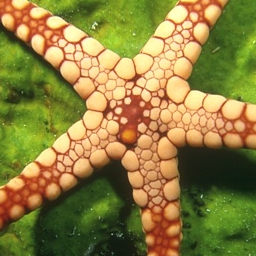
%> input picture test_images/starfish.tif, 256 x 256 px
$ octave main.m   (GNU Octave 9; MATLAB toolbox functions it lacks are replaced by stand-ins)
%> lines starting %> are read from the running program, lines starting %| are printed output that depends on the picture
### helper_functions/PrepareImage.m
% Copyright 2017 Google Inc.
%
% Licensed under the Apache License, Version 2.0 (the "License");
% you may not use this file except in compliance with the License.
% You may obtain a copy of the License at
%
%     https://www.apache.org/licenses/LICENSE-2.0
%
% Unless required by applicable law or agreed to in writing, software
% distributed under the License is distributed on an "AS IS" BASIS,
% WITHOUT WARRANTIES OR CONDITIONS OF ANY KIND, either express or implied.
% See the License for the specific language governing permissions and
% limitations under the License.

% returns the luminance channel of the input_image

function luma_image = PrepareImage(input_image)

if  size(input_image,3) == 3
    ycbcr_im = rgb2ycbcr(uint8(input_image));
    luma_image = double(ycbcr_im(:,:,1));
else
    luma_image = input_image;
end

luma_image = double(luma_image);

### helper_functions/ComputePSNR.m
% Copyright 2017 Google Inc.
%
% Licensed under the Apache License, Version 2.0 (the "License");
% you may not use this file except in compliance with the License.
% You may obtain a copy of the License at
%
%     https://www.apache.org/licenses/LICENSE-2.0
%
% Unless required by applicable law or agreed to in writing, software
% distributed under the License is distributed on an "AS IS" BASIS,
% WITHOUT WARRANTIES OR CONDITIONS OF ANY KIND, either express or implied.
% See the License for the specific language governing permissions and
% limitations under the License.

% Computes the PSNR of two single-channel images

function out_psnr = ComputePSNR(orig_im,est_im)

err = sqrt(mean((orig_im(:)-est_im(:)).^2));
out_psnr = 20*log10(255/err);

return;

### minimizers/RunVEFP.m
% Copyright 2017 Google Inc.
%
% Licensed under the Apache License, Version 2.0 (the "License");
% you may not use this file except in compliance with the License.
% You may obtain a copy of the License at
%
%     https://www.apache.org/licenses/LICENSE-2.0
%
% Unless required by applicable law or agreed to in writing, software
% distributed under the License is distributed on an "AS IS" BASIS,
% WITHOUT WARRANTIES OR CONDITIONS OF ANY KIND, either express or implied.
% See the License for the specific language governing permissions and
% limitations under the License.

% Objective:
%   Minimize E(x) = 1/(2sigma^2)||Hx-y||_2^2 + 0.5*lambda*x'*(x-denoise(x))
%   via the fixed-point method.
%   Please refer to Section 4.2 in the paper for more details:
%   "Deploying the Denoising Engine for Solving Inverse Problems --
%   Fixed-Point Strategy".
%
% Inputs:
%   y - the input image
%   ForwardFunc - the degradation operator H
%   BackwardFunc - the transpose of the degradation operator H
%   InitEstFunc - special initialization (e.g. the output of other method)
%   input_sigma - noise level
%   params.lambda - regularization parameter
%   params.outer_iters - number of total iterations
%   params.inner_iters - number of inner FP iterations
%   params.use_fft - solve the linear system Az = b using FFT rather than
%                    running gradient descent for params.inner_iters. This
%                    feature is suppoterd only for deblurring
%   params.psf     - the Point Spread Function (used only when
%                    use_fft == true).
%   params.effective_sigma - the input noise level to the denoiser
%   param_VE: see the definition in the main file.
%   orig_im - the original image, used for PSNR evaluation ONLY
%
% Outputs:
%   im_out - the reconstructed image
%   psnr_out - PSNR measured between x_est and orig_im


function [im_out, psnr_out_set,fun_val_set,CPU_time_set,resid_norm_set] = RunVEFP(y, ForwardFunc, BackwardFunc,...
    InitEstFunc, input_sigma, params, orig_im,param_VE)


% print infp every PRINT_MOD steps
QUIET = 0;
PRINT_MOD = floor(params.outer_iters/10);
% PRINT_MOD = floor(params.outer_iters/5);
resid_norm_set = [];

if ~QUIET
    fprintf('%7s\t%10s\t%12s\n', 'iter', 'PSNR', 'objective');
end

% parameters
lambda = params.lambda;
outer_iters = params.outer_iters;
inner_iters = params.inner_iters;
effective_sigma = params.effective_sigma;

% initialization
x_est = InitEstFunc(y);

%%%%%%%%%%%%%%%%%%%%%%%%%%%%%%%%%%%%%%%%%%%%%%%%%%%%%%%%%%%
if param_VE.isVE
    QQ_VE = zeros(length(x_est(:)),param_VE.KK+1);
    x_VE_0 = zeros(length(x_est(:)),1);
    VE_count = 1;
    if isfield(param_VE,'rho')
        rho = param_VE.rho;
    else
        rho = 1.1;
    end
end

fun_val_set = [];
psnr_out_set = [];
CPU_time_set = [];
%%%%%%%%%%%%%%%%%%%%%%%%%%%%%%%%%%%%%%%%%%%%%%%%%%%%%%%%%%

Ht_y = BackwardFunc(y)/(input_sigma^2);

% compute the fft of the psf (useful for deblurring)
if isfield(params,'use_fft') && params.use_fft == true
    [h, w, ~] = size(y);
    fft_psf = zeros(h, w);
    t = floor(size(params.psf, 1)/2);
    fft_psf(h/2+1-t:h/2+1+t, w/2+1-t:w/2+1+t) = params.psf;
    fft_psf = fft2( fftshift(fft_psf) );

    fft_y = fft2(y);
    fft_Ht_y = conj(fft_psf).*fft_y / (input_sigma^2);
    fft_HtH = abs(fft_psf).^2 / (input_sigma^2);
end
if param_VE.isVE && param_VE.Iter_pre == 0
    x_VE_0 = x_est(:);
end
Count_pre = 0;

Start_Time = tic;
% apply the denoising engine
f_x_est = Denoiser(x_est, effective_sigma);
% outer iterations
for k = 1:1:outer_iters
    % solve Az = b by a variant of the SD method, where
    % A = 1/(sigma^2)*H'*H + lambda*I, and
    % b = 1/(sigma^2)*H'*y + lambda*denoiser(x_est)
    if isfield(params,'use_fft') && params.use_fft == true
        b = fft_Ht_y + lambda*fft2(f_x_est);
        A = fft_HtH + lambda;
        x_est = real(ifft2( b./A ));
        x_est = max( min(x_est, 255), 0);
    else
        for j = 1:1:inner_iters % gradient method
            b = Ht_y + lambda*f_x_est;
            ht_h_x_est = BackwardFunc(ForwardFunc(x_est))/(input_sigma^2);
            res = b - ht_h_x_est - lambda*x_est;
            A_res = BackwardFunc(ForwardFunc(res))/(input_sigma^2) + lambda*res;
            mu_opt = mean(res(:).*A_res(:))/mean(A_res(:).*A_res(:));
            x_est = x_est + mu_opt*res;
            x_est = max( min(x_est, 255), 0);
        end
    end

    %%%%%%%%%%%%%%%  VE part %%%%%%%%%%%%%%%%%
    Count_pre = Count_pre+1;
    if param_VE.isVE && Count_pre>param_VE.Iter_pre
        if VE_count<= param_VE.KK+1
            QQ_VE(:,VE_count) = x_est(:);
            VE_count = VE_count+1;
        end
        if VE_count>param_VE.KK+1
            x_VE_0 = extrapolate(x_VE_0,param_VE.KK,QQ_VE,param_VE.method);
            VE_count = 1;
            x_est_VE = reshape(x_VE_0,size(x_est));
            x_est_VE = max( min(x_est_VE, 255), 0);

            if isempty(param_VE.isRoubst) || ~param_VE.isRoubst
                x_est = x_est_VE;
                if k < outer_iters
                    f_x_est = Denoiser(x_est, effective_sigma);
                end
            elseif param_VE.isRoubst
                f_x_est = Denoiser(x_est, effective_sigma);
                f_x_est_VE = Denoiser(x_est_VE, effective_sigma);
                fun_val_1 = ...
                    Cost_Func(y, x_est, ForwardFunc, input_sigma,lambda, f_x_est);
                fun_val_2 = ...
                    Cost_Func(y, x_est_VE, ForwardFunc, input_sigma,lambda, f_x_est_VE);
                if rho*fun_val_1>fun_val_2
                    x_est = x_est_VE;
                    f_x_est = f_x_est_VE;
                end
            end
            if param_VE.Iter_pre == 0
                x_VE_0 = x_est(:);
            end
            Count_pre = 0;
        else
            if k < outer_iters
                f_x_est = Denoiser(x_est, effective_sigma);
            end
        end
    elseif  param_VE.isVE && Count_pre == param_VE.Iter_pre
        x_VE_0 = x_est(:);
        if k < outer_iters
            f_x_est = Denoiser(x_est, effective_sigma);
        end
    else
        if k < outer_iters
            f_x_est = Denoiser(x_est, effective_sigma);
        end
    end
    %%%%%%%%%%%%%%%  VE part %%%%%%%%%%%%%%%%%
    CPU_time_set = [CPU_time_set;toc(Start_Time)];
    if k == outer_iters
        f_x_est = Denoiser(x_est, effective_sigma);
    end
    fun_val = ...
        Cost_Func(y, x_est, ForwardFunc, input_sigma,lambda,f_x_est);
    fun_val_set = [fun_val_set;fun_val];
    im_out = x_est(1:size(orig_im,1), 1:size(orig_im,2));
    psnr_out = ComputePSNR(orig_im, im_out);
    psnr_out_set = [psnr_out_set;psnr_out];

    if ~QUIET && (mod(k,PRINT_MOD) == 0 || k == outer_iters)
        % evaluate the cost function
        fun_val = Cost_Func(y, x_est, ForwardFunc, input_sigma,...
            lambda, f_x_est);
        im_out = x_est(1:size(orig_im,1), 1:size(orig_im,2));
        psnr_out = ComputePSNR(orig_im, im_out);
        fprintf('%7i %12.5f %12.5f \n', k, psnr_out, fun_val);
    end
    Start_Time = tic;
end
CPU_time_set = cumsum(CPU_time_set);
return

### parameters/GetGaussianDeblurFPParams.m
% Copyright 2017 Google Inc.
%
% Licensed under the Apache License, Version 2.0 (the "License");
% you may not use this file except in compliance with the License.
% You may obtain a copy of the License at
%
%     https://www.apache.org/licenses/LICENSE-2.0
%
% Unless required by applicable law or agreed to in writing, software
% distributed under the License is distributed on an "AS IS" BASIS,
% WITHOUT WARRANTIES OR CONDITIONS OF ANY KIND, either express or implied.
% See the License for the specific language governing permissions and
% limitations under the License.

% Returns set of parameters
% set light_mode = true to run the code in a sub optimal but faster mode
% set light_mode = false to obtain the results reported in the RED paper
% psf - the Point Spread Function, used by the solver if use_fft == true
%       this feature is supported only for deblurring

function params = GetGaussianDeblurFPParams(light_mode, psf, use_fft)

params = GetGaussianDeblurSDParams(light_mode);

% number of outer iterations
if light_mode
    params.outer_iters = 100;
else
    params.outer_iters = 200;
end

% use fft for solving a linear system in a closed form
params.use_fft = use_fft;
params.psf = psf;

% number of inner iterations, set to 'nan' if use_fft == true
if use_fft
    params.inner_iters = nan;
else
    params.inner_iters = 200;
end

return

### parameters/GetGaussianDeblurSDParams.m
% Copyright 2017 Google Inc.
%
% Licensed under the Apache License, Version 2.0 (the "License");
% you may not use this file except in compliance with the License.
% You may obtain a copy of the License at
%
%     https://www.apache.org/licenses/LICENSE-2.0
%
% Unless required by applicable law or agreed to in writing, software
% distributed under the License is distributed on an "AS IS" BASIS,
% WITHOUT WARRANTIES OR CONDITIONS OF ANY KIND, either express or implied.
% See the License for the specific language governing permissions and
% limitations under the License.

% Returns set of parameters
% set light_mode = true to run the code in a sub optimal but faster mode
% set light_mode = false to obtain the results reported in the RED paper

function params = GetGaussianDeblurSDParams(light_mode)

% regularization factor
params.lambda = 0.01;
% number of outer iterations
if light_mode
    params.outer_iters = 500;
else
    params.outer_iters = 1500;
end
% level of noise assumed in the regularization-denoiser
params.effective_sigma = 4.1;

return

### main.m
% Copyright 2017 Google Inc.
%
% Licensed under the Apache License, Version 2.0 (the "License");
% you may not use this file except in compliance with the License.
% You may obtain a copy of the License at
%
%     https://www.apache.org/licenses/LICENSE-2.0
%
% Unless required by applicable law or agreed to in writing, software
% distributed under the License is distributed on an "AS IS" BASIS,
% WITHOUT WARRANTIES OR CONDITIONS OF ANY KIND, either express or implied.
% See the License for the specific language governing permissions and
% limitations under the License.

% Demonstration of the image restoration experiments conducted in
% Y. Romano, M. Elad, and P. Milanfar, "The Little Engine that Could:
% Regularization by Denoising (RED)", submitted to SIAM Journal on Imaging
% Sciences, 2016. https://arxiv.org/abs/1611.02862
%
% This example reads a ground-truth image, degrades the image by
% first blurring or downscaling it, followed by an addition of random white
% Gaussian noise. Then it calls to RED in order to restore the image.
% This example compares the input and output PSNR, shows and saves the
% results. The suggested image-adaptive Laplacian-regularization functional
% is minimized using the Fixed-Point, ADMM, and Steepest Descent methods.
% Please refer to the paper for more details.
%
% The following are the degradation models that this example handles:
% 'UniformBlur'  - 9X9 uniform psf with noise-level equal to sqrt(2)
% 'GaussianBlur' - 25X25 Gaussian psf with std 1.6 and noise-level
%                  equal to sqrt(2)
% 'Downscale'    - 7X7 Gaussian psf with std 1.6 and noise-level equal to 5
%
% The denoising engine is TNRD: Yunjin Chen, and Thomas Pock, "Trainable
% Nonlinear Reaction Diffusion: A Flexible Framework for Fast and Effective
% Image Restoration", IEEE TPAMI 2016. The code is available in
% http://www.icg.tugraz.at/Members/Chenyunjin/about-yunjin-chen
% Note: Enable parallel pool to reduce runtime.
%
% The degradation process is similar to the one suggested in NCSR paper:
% Weisheng Dong, Lei Zhang, Guangming Shi, and Xin Li "Nonlocally
% Centralized Sparse Representation for Image Restoration", IEEE-TIP, 2013.
% The code is available in http://www4.comp.polyu.edu.hk/~cslzhang/NCSR.htm
%

% clc;
clear;
% close all;

% configure the path
% denoising functions
addpath(genpath('./tnrd_denoising/'));
% SD, FP, and ADMM methods
addpath(genpath('./minimizers/'));
% contains the default params
addpath(genpath('./parameters/'));
% contains basic functions
addpath(genpath('./helper_functions/'));
% test images for the debluring and super resolution problems,
% taken from NCSR software package
addpath(genpath('./test_images/'));
addpath(genpath('./VE/'));
% set light_mode = true to run the code in a sub optimal but faster mode
% set light_mode = false to obtain the results reported in the RED paper
light_mode = false;

if light_mode
    fprintf('Running in light mode. ');
    fprintf('Turn off to obatain the results reported in RED paper.\n');
else
    fprintf('Light mode option is off. ');
    fprintf('Reproducing the result in RED paper.\n');
end

%% read the original image
% [8 lines of commented-out code are left out]
file_name = 'starfish.tif';
% [18 lines of commented-out code are left out]
Name = strsplit(file_name,'.');
Name = Name{1};
fprintf('Reading %s image...', file_name);
orig_im = imread(['./test_images/' file_name]);
%> orig_im is the input picture: size 256x256x3 uint8; mean R, G, B 140.9, 127.4, 63.3
orig_im = double(orig_im);
%> orig_im: size 256x256x3 double

fprintf(' Done.\n');


%% define the degradation model

% choose the secenrio: 'UniformBlur', 'GaussianBlur', or 'Downscale'

% degradation_model = 'UniformBlur';
degradation_model = 'GaussianBlur';
% degradation_model = 'Downscale';

fprintf('Test case: %s degradation model.\n', degradation_model);

switch degradation_model
    case 'UniformBlur'
        % noise level
        input_sigma = sqrt(2);
        % filter size
        psf_sz = 9;
        % create uniform filter
        psf = fspecial('average', psf_sz);
        % use fft to solve a system of linear equations in closed form
        use_fft = true;
        % create a function-handle to blur the image
        ForwardFunc = ...
            @(in_im) imfilter(in_im,psf,'conv','same','circular');
        % the psf is symmetric, i.e., the ForwardFunc and BackwardFunc
        % are the same
        BackwardFunc = ForwardFunc;
        % special initialization (e.g. the output of other method)
        % set to identity mapping
        InitEstFunc = @(in_im) in_im;

    case 'GaussianBlur'
        % noise level
        input_sigma = sqrt(2);
        % filter size
        psf_sz = 25;
        % std of the Gaussian filter
        gaussian_std = 1.6;
        % create gaussian filter
        psf = fspecial('gaussian', psf_sz, gaussian_std);
        % use fft to solve a system of linear equations in closed form
        use_fft = true;
        % create a function handle to blur the image
        ForwardFunc = ...
            @(in_im) imfilter(in_im,psf,'conv','same','circular');
        % the psf is symmetric, i.e., the ForwardFunc and BackwardFunc
        % are the same
        BackwardFunc = ForwardFunc;
        % special initialization (e.g. the output of other method)
        % set to identity mapping
        InitEstFunc = @(in_im) in_im;

    case 'Downscale'
        % noise level
        input_sigma = 5;
        % filter size
        psf_sz = 7;
        % std of the Gaussian filter
        gaussian_std = 1.6;
        % create gaussian filter
        psf = fspecial('gaussian', psf_sz, gaussian_std);
        % scaling factor
        scale = 3;
        if mod(size(orig_im,1),scale) ~=0 || mod(size(orig_im,2),scale) ~=0
            if size(orig_im,3) == 1
                orig_im = orig_im(1:end-mod(size(orig_im,1),scale),1:end-mod(size(orig_im,2),scale));
            else
                orig_im = orig_im(1:end-mod(size(orig_im,1),scale),1:end-mod(size(orig_im,2),scale),:);
            end
        end

        if mod(size(orig_im,1),scale) ~=0
            error('The image need to be cropped to satisfy the scale factor\n')
        end
        % compute the size of the low-res image
        lr_im_sz = [ceil(size(orig_im,1)/scale),...
                    ceil(size(orig_im,2)/scale)];
        % create the degradation operator
        H = CreateBlurAndDecimationOperator(scale,lr_im_sz,psf);
        % downscale
        ForwardFunc = @(in_im) reshape(H*in_im(:),lr_im_sz);
        % upscale
        BackwardFunc = @(in_im) reshape(H'*in_im(:),scale*lr_im_sz);
        % special initialization (e.g. the output of other method)
        % use bicubic upscaler
        InitEstFunc = @(in_im) imresize(in_im,scale,'bicubic');
    otherwise
        error('Degradation model is not defined');
end


%% degrade the original image

switch degradation_model
    case {'UniformBlur', 'GaussianBlur'}
        fprintf('Blurring...');
        % blur each channel using the ForwardFunc
        input_im = zeros( size(orig_im) );

        for ch_id = 1:size(orig_im,3)
            input_im(:,:,ch_id) = ForwardFunc(orig_im(:,:,ch_id));
        end
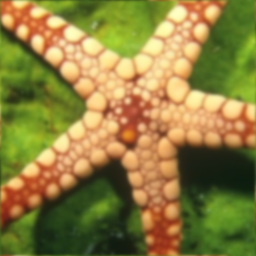
%> input_im: size 256x256x3 double; mean R, G, B 140.9, 127.4, 63.3; mean of the top-left, top-right, bottom-left and bottom-right quarters 128.6, 139, 88.7, 85.8
        % use 'seed' = 0 to be consistent with the experiments in NCSR
        randn('seed', 0);

    case 'Downscale'

        fprintf('Downscaling...');
        % blur the image, similar to the degradation process of NCSR
        input_im = Blur(orig_im, psf);
        % decimate
        input_im = input_im(1:scale:end,1:scale:end,:);
        % use 'state' = 0 to be consistent with the experiments in NCSR
        randn('state', 0);

    otherwise
        error('Degradation model is not defined');
end

% add noise
fprintf(' Adding noise...');
input_im = input_im + input_sigma*randn(size(input_im));

% convert to YCbCr color space if needed
input_luma_im = PrepareImage(input_im);
%> in PrepareImage, `ycbcr_im = rgb2ycbcr(uint8(input_image));`: ycbcr_im: size 256x256x3 uint8; mean of channels 1, 2, 3 122.6, 97.8, 138.5
%> in PrepareImage, `luma_image = double(ycbcr_im(:,:,1));`:
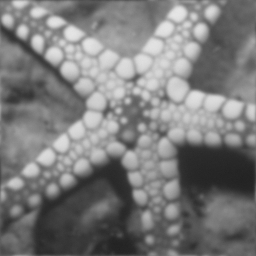
%> luma_image: size 256x256 double; min 33, max 229, mean 122.6
orig_luma_im = PrepareImage(orig_im);
%> in PrepareImage (call 2), `ycbcr_im = rgb2ycbcr(uint8(input_image));`: ycbcr_im: size 256x256x3 uint8; mean of channels 1, 2, 3 122.6, 97.8, 138.5
%> in PrepareImage (call 2), `luma_image = double(ycbcr_im(:,:,1));`:
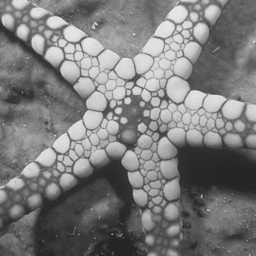
%> luma_image: size 256x256 double; min 32, max 231, mean 122.6

if strcmp(degradation_model,'Downscale')
    % upscale using bicubic
    input_im = imresize(input_im,scale,'bicubic');
    input_im = input_im(1:size(orig_im,1), 1:size(orig_im,2), :);
end
fprintf(' Done.\n');
psnr_input = ComputePSNR(orig_im, input_im);
%> in ComputePSNR, `err = sqrt(mean((orig_im(:)-est_im(:)).^2));`: err = 15.12
%> in ComputePSNR, `out_psnr = 20*log10(255/err);`: out_psnr = 24.54
%> psnr_input = 24.54

%% set parameters in VE
param_VE.KK = 5;       % 8
param_VE.Iter_pre = 0; % 8
param_VE.isVE = true;
param_VE.method = 'mpe';
param_VE.isRoubst = false;
param_VE.rho = 1;
fprintf('VE parameters setting Done.\n');
%% minimize the Laplacian regularization functional via Fixed Point
fprintf('Restoring using RED: Fixed-Point method\n');
switch degradation_model
    case 'UniformBlur'
        params_fp = GetUniformDeblurFPParams(light_mode, psf, use_fft);
    case 'GaussianBlur'
        params_fp = GetGaussianDeblurFPParams(light_mode, psf, use_fft);
    case 'Downscale'
        assert(exist('use_fft','var') == 0);
        params_fp = GetSuperResFPParams(light_mode);
    otherwise
        error('Degradation model is not defined');
end


%%
% [im_out, psnr_out] = RunFP_orig(input_luma_im, ForwardFunc, BackwardFunc,...
%     InitEstFunc, input_sigma, params_fp, orig_luma_im);
%%
param_VE.isVE = false;
[est_fp_im,psnr_out_set_fp,fun_val_set_fp,CPU_time_set_fp] = RunVEFP(input_luma_im,...
                             ForwardFunc,...
                             BackwardFunc,...
                             InitEstFunc,...
                             input_sigma,...
                             params_fp,...
                             orig_luma_im,param_VE);
%> in RunVEFP, `Ht_y = BackwardFunc(y)/(input_sigma^2);`:
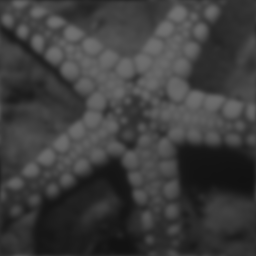
%> Ht_y: size 256x256 double; min 17.69, max 113.9, mean 61.3
%> in RunVEFP, `fft_psf(h/2+1-t:h/2+1+t, w/2+1-t:w/2+1+t) = params.psf;`:
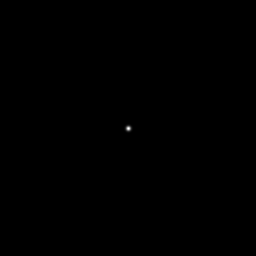
%> fft_psf: size 256x256 double; min 0, max 0.0622, mean 1.53e-05; drawn with min black and max white
%> the run ends on the next line

$ run again, with test_images/butterfly.tif copied over test_images/starfish.tif
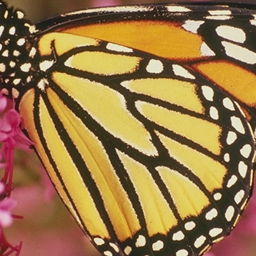
%> input picture test_images/butterfly.tif, 256 x 256 px
%> orig_im is the input picture: size 256x256x3 uint8; mean R, G, B 153, 119.2, 72.8
%> orig_im: size 256x256x3 double
%> ycbcr_im: size 256x256x3 uint8; mean of channels 1, 2, 3 122.5, 102.6, 146.1
%> ycbcr_im: size 256x256x3 uint8; mean of channels 1, 2, 3 122.5, 102.6, 146.2
%> in PrepareImage (call 2), `luma_image = double(ycbcr_im(:,:,1));`:
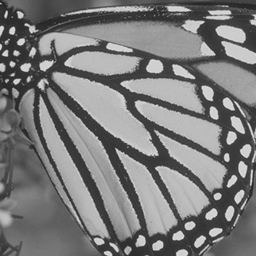
%> luma_image: size 256x256 double; min 33, max 226, mean 122.5
%> err = 21.33
%> out_psnr = 21.55
%> in RunVEFP, `Ht_y = BackwardFunc(y)/(input_sigma^2);`:
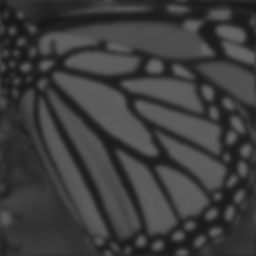
%> Ht_y: size 256x256 double; min 22.74, max 103.5, mean 61.3

$ run again, with test_images/boats.tif copied over test_images/starfish.tif
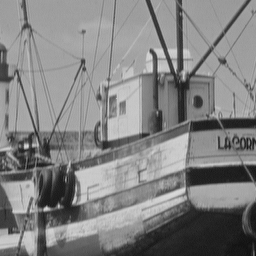
%> input picture test_images/boats.tif, 256 x 256 px
%> orig_im is the input picture: size 256x256 uint8; min 11, max 220, mean 130.2
%> orig_im: size 256x256 double
%> after the loop `for ch_id = 1:size(orig_im,3)`:
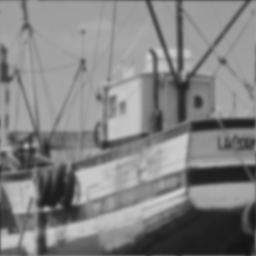
%> input_im: size 256x256 double; min 20.39, max 204.8, mean 130.2
%> err = 12.92
%> out_psnr = 25.91
%> in RunVEFP, `Ht_y = BackwardFunc(y)/(input_sigma^2);`:
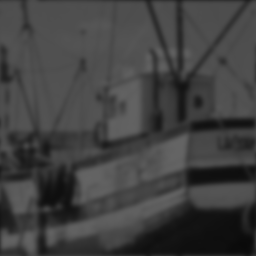
%> Ht_y: size 256x256 double; min 10.19, max 100.9, mean 65.1
